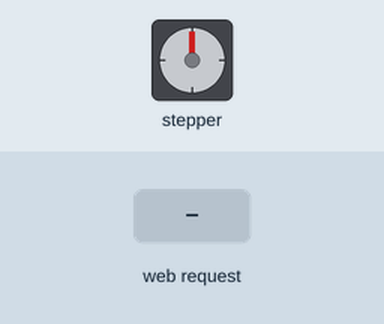
Recording of a sketch running on a simulated ESP32. Parts: stepper motor. The test bench sets the inputs (shaded band). WiFi joins after 1.5 s; servers stay silent unless stated; storage starts empty; stepper angles assume 2048 steps per turn; what the sketch prints to the serial monitor is not drawn.

Above: at 3.2 s.
3.3 s: HTTP request GET / received
Timing chart, 0 to 10.8 s (numbered marks = the images above; inputs shaded):
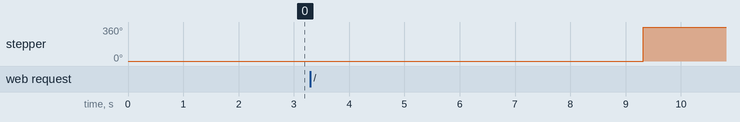

Measured:
- after the input at 3.3 s, stepper: turns 360° clockwise, starting after 6.0 s

The sketch:

site.ino
```cpp
#include "WiFi.h"
#include "SPIFFS.h"
#include "ESPAsyncWebServer.h"
#include <Stepper.h>
const char* ssid = "pass";
const char* password =  "pass";
#define IN1 14
#define IN2 12
#define IN3 26
#define IN4 27
const int stepsPerRevolution = 2048;
AsyncWebServer server(80);
Stepper myStepper = Stepper(stepsPerRevolution, IN1, IN3, IN2, IN4);
void setup(){
  Serial.begin(115200);
   myStepper.setSpeed(10);
  if(!SPIFFS.begin()){
        Serial.println("An Error has occurred while mounting SPIFFS");
        return;
  }

  WiFi.begin(ssid, password);

  while (WiFi.status() != WL_CONNECTED) {
    delay(1000);
    Serial.println("Connecting to WiFi..");
  }

  Serial.println(WiFi.localIP());

  server.on("/", HTTP_GET, [](AsyncWebServerRequest *request){
    request->send(SPIFFS, "/index.html", "text/html");
    Serial.println("clockwise");
    myStepper.step(stepsPerRevolution);
  });

  server.begin();
}

void loop(){}
```
